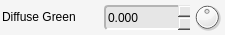
         <widget class="QFrame" name="diffuseGreen">
          <property name="minimumSize">
           <size>
            <width>225</width>
            <height>35</height>
           </size>
          </property>
          <property name="maximumSize">
           <size>
            <width>225</width>
            <height>35</height>
           </size>
          </property>
          <property name="styleSheet">
           <string notr="true">background-color: rgb(245, 245, 245);
border-radius: 4px;</string>
          </property>
          <property name="frameShape">
           <enum>QFrame::NoFrame</enum>
          </property>
          <property name="frameShadow">
           <enum>QFrame::Plain</enum>
          </property>
          <property name="lineWidth">
           <number>0</number>
          </property>
          <widget class="QLabel" name="diffuseGreen_lbl">
           <property name="geometry">
            <rect>
             <x>2</x>
             <y>2</y>
             <width>100</width>
             <height>30</height>
            </rect>
           </property>
           <property name="sizePolicy">
            <sizepolicy hsizetype="Fixed" vsizetype="Fixed">
             <horstretch>0</horstretch>
             <verstretch>0</verstretch>
            </sizepolicy>
           </property>
           <property name="minimumSize">
            <size>
             <width>100</width>
             <height>30</height>
            </size>
           </property>
           <property name="maximumSize">
            <size>
             <width>100</width>
             <height>30</height>
            </size>
           </property>
           <property name="font">
            <font>
             <weight>50</weight>
             <bold>false</bold>
            </font>
           </property>
           <property name="styleSheet">
            <string notr="true">border-width: 0px;</string>
           </property>
           <property name="text">
            <string>Diffuse Green</string>
           </property>
           <property name="margin">
            <number>1</number>
           </property>
          </widget>
          <widget class="QDoubleSpinBox" name="diffuseGreen_value">
           <property name="geometry">
            <rect>
             <x>104</x>
             <y>5</y>
             <width>86</width>
             <height>25</height>
            </rect>
           </property>
           <property name="sizePolicy">
            <sizepolicy hsizetype="Fixed" vsizetype="Fixed">
             <horstretch>0</horstretch>
             <verstretch>0</verstretch>
            </sizepolicy>
           </property>
           <property name="minimumSize">
            <size>
             <width>86</width>
             <height>25</height>
            </size>
           </property>
           <property name="maximumSize">
            <size>
             <width>86</width>
             <height>25</height>
            </size>
           </property>
           <property name="styleSheet">
            <string notr="true">background-color: rgb(230, 230, 230);
border-top-color: rgb(180, 180, 180);
border-left-color: rgb(180, 180, 180);
border-bottom-color: rgb(255, 255, 255);
border-right-color: rgb(255, 255, 255);
border-style: solid;
border-width: 2px;</string>
           </property>
           <property name="frame">
            <bool>false</bool>
           </property>
           <property name="buttonSymbols">
            <enum>QAbstractSpinBox::UpDownArrows</enum>
           </property>
           <property name="decimals">
            <number>3</number>
           </property>
           <property name="minimum">
            <double>-9999.000000000000000</double>
           </property>
           <property name="maximum">
            <double>9999.000000000000000</double>
           </property>
           <property name="singleStep">
            <double>0.050000000000000</double>
           </property>
          </widget>
          <widget class="QDial" name="diffuseGreen_dial">
           <property name="geometry">
            <rect>
             <x>192</x>
             <y>2</y>
             <width>30</width>
             <height>30</height>
            </rect>
           </property>
           <property name="sizePolicy">
            <sizepolicy hsizetype="Fixed" vsizetype="Fixed">
             <horstretch>0</horstretch>
             <verstretch>0</verstretch>
            </sizepolicy>
           </property>
           <property name="minimumSize">
            <size>
             <width>30</width>
             <height>30</height>
            </size>
           </property>
           <property name="maximumSize">
            <size>
             <width>30</width>
             <height>30</height>
            </size>
           </property>
           <property name="styleSheet">
            <string notr="true">border-width: 0px;</string>
           </property>
           <property name="minimum">
            <number>-10000</number>
           </property>
           <property name="maximum">
            <number>10000</number>
           </property>
          </widget>
         </widget>
